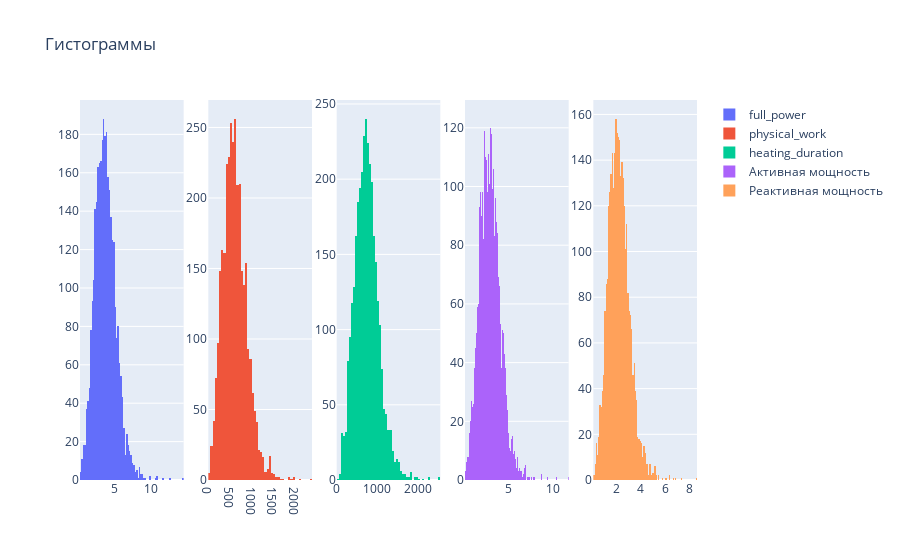

Notebook source saved alongside this figure:
### Code cell
import plotly.graph_objects as go
from plotly.subplots import make_subplots

fig = make_subplots(rows=1, cols=5)

for i, col in enumerate(data_arc_group.columns):
    fig.add_trace(
        go.Histogram(x=data_arc_group[col], name=col),
        row=int(i/5)+1, col=i%5+1
    )
  
fig.update_layout(
  title_text='Гистограммы')
fig.show()

### Figure 1 — Plotly figure (JSON) as saved in the notebook; plotly's stock layout.template omitted (floating-point values rounded to 4 significant figures; data arrays with more than 128 entries replaced by an {"elided": "..."} marker saying what was removed)
{"data": [{"name": "full_power", "type": "histogram", "x": {"elided": "3214 float values"}, "xaxis": "x", "yaxis": "y"}, {"name": "physical_work", "type": "histogram", "x": {"elided": "3214 float values"}, "xaxis": "x2", "yaxis": "y2"}, {"name": "heating_duration", "type": "histogram", "x": {"elided": "3214 float values"}, "xaxis": "x3", "yaxis": "y3"}, {"name": "Активная мощность", "type": "histogram", "x": {"elided": "3214 float values"}, "xaxis": "x4", "yaxis": "y4"}, {"name": "Реактивная мощность", "type": "histogram", "x": {"elided": "3214 float values"}, "xaxis": "x5", "yaxis": "y5"}], "layout": {"title": {"text": "Гистограммы"}, "xaxis": {"anchor": "y", "domain": [0, 0.168]}, "xaxis2": {"anchor": "y2", "domain": [0.208, 0.376]}, "xaxis3": {"anchor": "y3", "domain": [0.416, 0.584]}, "xaxis4": {"anchor": "y4", "domain": [0.624, 0.792]}, "xaxis5": {"anchor": "y5", "domain": [0.832, 1]}, "yaxis": {"anchor": "x", "domain": [0, 1]}, "yaxis2": {"anchor": "x2", "domain": [0, 1]}, "yaxis3": {"anchor": "x3", "domain": [0, 1]}, "yaxis4": {"anchor": "x4", "domain": [0, 1]}, "yaxis5": {"anchor": "x5", "domain": [0, 1]}}}
